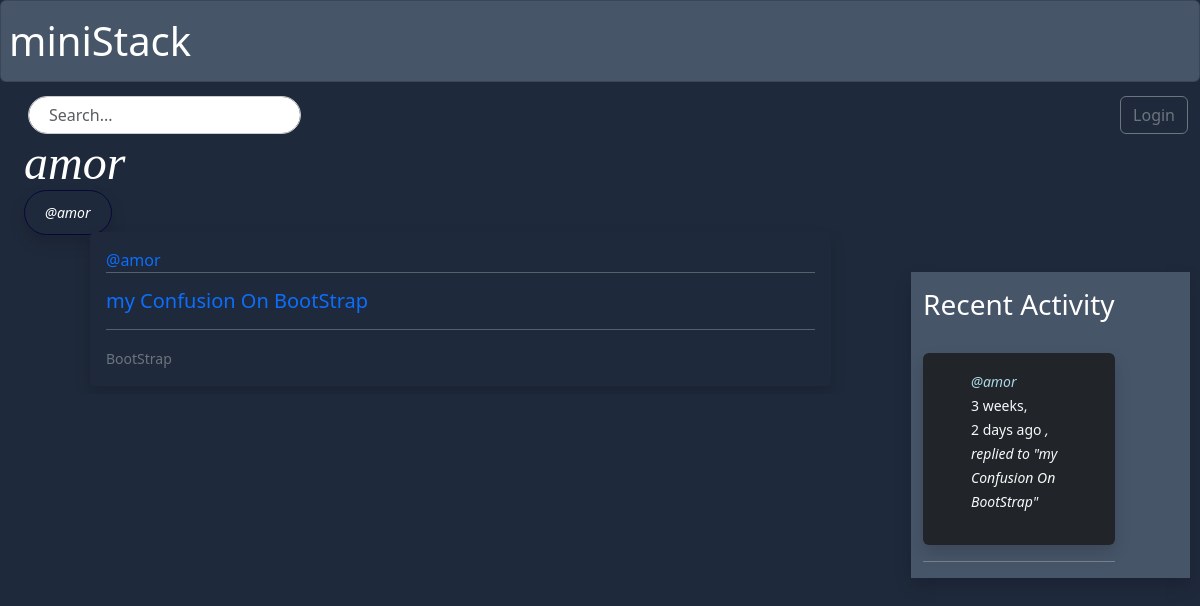
Page /profile/1/ on the committed database.
### base/models.py (models this page shows, shortened)
class Post(models.Model):
    user=models.ForeignKey(User, on_delete=models.SET_NULL,null=True)
    title=models.ForeignKey(Title, on_delete=models.SET_NULL,null=True)
    name=models.CharField(max_length=300)
    description=models.TextField(null=True,blank=True)
    participant=models.ManyToManyField(User,related_name='participants',blank=True)
    updated=models.DateTimeField(auto_now=True)
    created=models.DateTimeField(auto_now_add=True)
    class Meta:
        ordering=['-updated','-created']
    def __str__(self):
        return self.name

class Title (models.Model):
    name = models.CharField(max_length=200)
    def __str__(self):
        return self.name

class Message (models.Model):
    user= models.ForeignKey(User, on_delete=models.CASCADE)
    post=models.ForeignKey(Post, on_delete=models.CASCADE)
    body = models.TextField()
    updated=models.DateTimeField(auto_now=True)
    created=models.DateTimeField(auto_now_add=True)
    class Meta:
        ordering=['-updated','-created']

### base/views.py (the view)
# urls.py: path('profile/<str:pk>/',views.userProfile,name='userprofile'),
def userProfile(request,pk):
    user=User.objects.get(id=pk)
    posts=user.post_set.all()
    comments= user.message_set.all()
    titles=Title.objects.all()
    context = {'user': user, 'posts': posts, 'comments': comments, 'titles': titles}
    return render(request, 'base/profile.html', context)

### base/templates/base/profile.html (shortened to what this page needs)
{% extends 'main.html'%} {% block content %}
<h1 class="fst-italic ms-4" style="font-size: 3rem; font-family: 'Merriweather', serif">{{user.username}}</h1>
<small class="ms-4 fst-italic shadow" style="padding: 12px 20px; border-radius: 30px; border: 1px solid #070738">@{{user.username}}</small>
<div class="container">
  <div>{% include 'base/dashboard.html' %}</div>
  <div>{% include 'base/activity.html'%}</div>
</div>
{% endblock %}

### base/templates/base/dashboard.html (shortened to what this page needs)
<div class="mx-3" style="max-height: 400px; overflow-y: auto">
  <div class="mx-3">
    {% for post in posts%}
    <div class="py-2 px-3">
      <div class="py-3 px-3 shadow" style="border-radius: 5px; background-color: rgb(30 41 59)">
        <div style="margin-bottom: -1em" class="d-flex justify-content-between">
          <div>
            <a href="{% url 'userprofile' post.user.id %}" class="my-2">@{{post.user.username}}</a>
          </div>
        </div>
        <hr />
        <div>
          <h5><a class="py-5" href="{% url 'post' post.id %}">{{post.name}}</a></h5>
        </div>
        <hr />
        <small class="my-2 text-secondary text-sm-end">{{post.title}}</small>
      </div>
    </div>
    {% endfor %}
  </div>
</div>

### base/templates/base/activity.html (shortened to what this page needs)
<div class="container my-5 shadow" style="max-height: 400px; background-color: rgb(71, 85, 105); overflow-y: auto; margin-left: 2rem">
  <div class="comments-list">
    <div class="py-3 text-white" style="position: sticky; top: 0; background-color: rgb(71 85 105); z-index: 1000; width: 100%">
      <h3>Recent Activity</h3>
    </div>
    {% for comment in comments %}
    <div class="comment-item px-5 py-3 shadow my-2 bg-dark text-light rounded">
      <small>
        <a href="{% url 'userprofile' comment.user.id %}" style="color: lightblue; font-style: italic"> @{{ comment.user }} </a>
        {{ comment.created|timesince }} ago
      </small>
      <small style="font-style: italic">, replied to "{{ comment.post }}"</small>
    </div>
    <hr />
    {% endfor %}
  </div>
</div>

### templates/main.html (style rules this page uses)
a:link { text-decoration: none; }
* { scrollbar-width: thin; scrollbar-color: rgb(71 85 105); rgb(46, 16, 101); }

### base/templates/base/profile.html (style rules this page uses)
.container { display: grid; grid-template-columns: 3fr 1fr; }
body { background-color: #070738; color: whitesmoke; }

### rows in the picture
Post: user.username "amor", name "my Confusion On BootStrap", title "BootStrap"
Message: user "amor", created "3 weeks, 2 days", post "my Confusion On BootStrap"

### other values in the picture
{{ user.username }} "amor"
